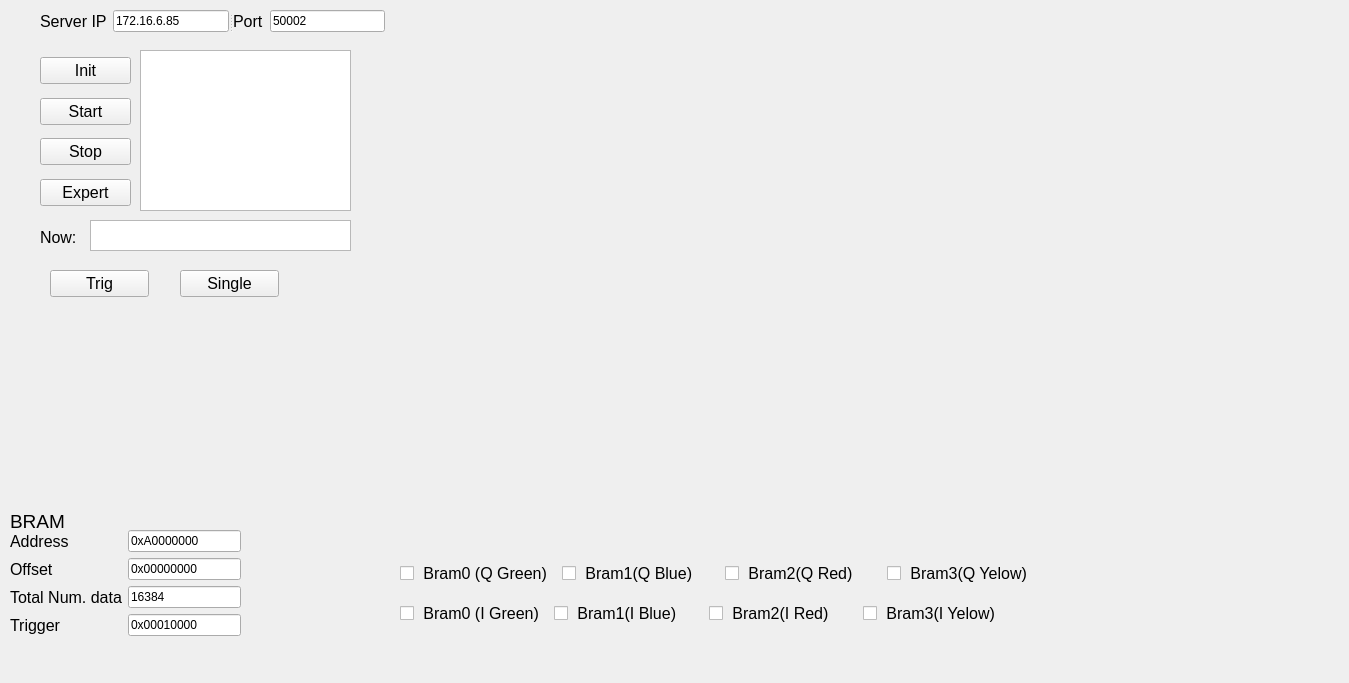
<?xml version="1.0" encoding="UTF-8"?>
<ui version="4.0">
 <class>MainWindow</class>
 <widget class="QMainWindow" name="MainWindow">
  <property name="geometry">
   <rect>
    <x>0</x>
    <y>0</y>
    <width>1349</width>
    <height>683</height>
   </rect>
  </property>
  <property name="windowTitle">
   <string>MainWindow</string>
  </property>
  <widget class="QWidget" name="centralwidget">
   <widget class="QPushButton" name="button_plot">
    <property name="geometry">
     <rect>
      <x>180</x>
      <y>270</y>
      <width>99</width>
      <height>27</height>
     </rect>
    </property>
    <property name="font">
     <font>
      <pointsize>12</pointsize>
     </font>
    </property>
    <property name="text">
     <string>Single</string>
    </property>
   </widget>
   <widget class="QWidget" name="verticalLayoutWidget_2">
    <property name="geometry">
     <rect>
      <x>40</x>
      <y>50</y>
      <width>91</width>
      <height>156</height>
     </rect>
    </property>
    <layout class="QVBoxLayout" name="verticalLayout_2">
     <item>
      <spacer name="verticalSpacer_4">
       <property name="orientation">
        <enum>Qt::Vertical</enum>
       </property>
       <property name="sizeHint" stdset="0">
        <size>
         <width>20</width>
         <height>40</height>
        </size>
       </property>
      </spacer>
     </item>
     <item>
      <widget class="QPushButton" name="button_init">
       <property name="font">
        <font>
         <pointsize>12</pointsize>
        </font>
       </property>
       <property name="text">
        <string>Init</string>
       </property>
      </widget>
     </item>
     <item>
      <spacer name="verticalSpacer_2">
       <property name="orientation">
        <enum>Qt::Vertical</enum>
       </property>
       <property name="sizeHint" stdset="0">
        <size>
         <width>20</width>
         <height>40</height>
        </size>
       </property>
      </spacer>
     </item>
     <item>
      <widget class="QPushButton" name="button_start">
       <property name="font">
        <font>
         <pointsize>12</pointsize>
        </font>
       </property>
       <property name="text">
        <string>Start</string>
       </property>
      </widget>
     </item>
     <item>
      <spacer name="verticalSpacer">
       <property name="orientation">
        <enum>Qt::Vertical</enum>
       </property>
       <property name="sizeHint" stdset="0">
        <size>
         <width>20</width>
         <height>40</height>
        </size>
       </property>
      </spacer>
     </item>
     <item>
      <widget class="QPushButton" name="button_stop">
       <property name="font">
        <font>
         <pointsize>12</pointsize>
        </font>
       </property>
       <property name="text">
        <string>Stop</string>
       </property>
      </widget>
     </item>
     <item>
      <spacer name="verticalSpacer_3">
       <property name="orientation">
        <enum>Qt::Vertical</enum>
       </property>
       <property name="sizeHint" stdset="0">
        <size>
         <width>20</width>
         <height>40</height>
        </size>
       </property>
      </spacer>
     </item>
     <item>
      <widget class="QPushButton" name="button_expert">
       <property name="font">
        <font>
         <pointsize>12</pointsize>
        </font>
       </property>
       <property name="text">
        <string>Expert</string>
       </property>
      </widget>
     </item>
    </layout>
   </widget>
   <widget class="QLabel" name="label_6">
    <property name="geometry">
     <rect>
      <x>10</x>
      <y>510</y>
      <width>61</width>
      <height>22</height>
     </rect>
    </property>
    <property name="font">
     <font>
      <pointsize>14</pointsize>
     </font>
    </property>
    <property name="text">
     <string>BRAM</string>
    </property>
   </widget>
   <widget class="QWidget" name="formLayoutWidget">
    <property name="geometry">
     <rect>
      <x>10</x>
      <y>530</y>
      <width>231</width>
      <height>128</height>
     </rect>
    </property>
    <layout class="QFormLayout" name="formLayout">
     <item row="0" column="1">
      <widget class="QLineEdit" name="bram0_addr">
       <property name="text">
        <string>0xA0000000</string>
       </property>
      </widget>
     </item>
     <item row="1" column="0">
      <widget class="QLabel" name="label_4">
       <property name="font">
        <font>
         <pointsize>12</pointsize>
        </font>
       </property>
       <property name="text">
        <string>Offset</string>
       </property>
       <property name="margin">
        <number>0</number>
       </property>
      </widget>
     </item>
     <item row="1" column="1">
      <widget class="QLineEdit" name="bram0_offset">
       <property name="text">
        <string>0x00000000</string>
       </property>
      </widget>
     </item>
     <item row="2" column="0">
      <widget class="QLabel" name="label_10">
       <property name="font">
        <font>
         <pointsize>12</pointsize>
        </font>
       </property>
       <property name="text">
        <string>Total Num. data</string>
       </property>
       <property name="margin">
        <number>0</number>
       </property>
      </widget>
     </item>
     <item row="2" column="1">
      <widget class="QLineEdit" name="bram0_num_data">
       <property name="text">
        <string>16384</string>
       </property>
      </widget>
     </item>
     <item row="0" column="0">
      <widget class="QLabel" name="label_11">
       <property name="font">
        <font>
         <pointsize>12</pointsize>
        </font>
       </property>
       <property name="text">
        <string>Address</string>
       </property>
      </widget>
     </item>
     <item row="3" column="0">
      <widget class="QLabel" name="label_12">
       <property name="font">
        <font>
         <pointsize>12</pointsize>
        </font>
       </property>
       <property name="text">
        <string>Trigger</string>
       </property>
      </widget>
     </item>
     <item row="3" column="1">
      <widget class="QLineEdit" name="offset_trig">
       <property name="text">
        <string>0x00010000</string>
       </property>
      </widget>
     </item>
    </layout>
   </widget>
   <widget class="QTextBrowser" name="msgbox">
    <property name="geometry">
     <rect>
      <x>140</x>
      <y>50</y>
      <width>211</width>
      <height>161</height>
     </rect>
    </property>
    <property name="font">
     <font>
      <pointsize>14</pointsize>
     </font>
    </property>
   </widget>
   <widget class="QSplitter" name="splitter">
    <property name="geometry">
     <rect>
      <x>40</x>
      <y>10</y>
      <width>345</width>
      <height>24</height>
     </rect>
    </property>
    <property name="orientation">
     <enum>Qt::Horizontal</enum>
    </property>
    <widget class="QWidget" name="formLayoutWidget_2">
     <layout class="QFormLayout" name="formLayout_2">
      <item row="0" column="0">
       <widget class="QLabel" name="label">
        <property name="font">
         <font>
          <pointsize>12</pointsize>
         </font>
        </property>
        <property name="text">
         <string>Server IP</string>
        </property>
       </widget>
      </item>
      <item row="0" column="1">
       <widget class="QLineEdit" name="server_ip">
        <property name="text">
         <string>172.16.6.85</string>
        </property>
       </widget>
      </item>
     </layout>
    </widget>
    <widget class="QWidget" name="formLayoutWidget_3">
     <layout class="QFormLayout" name="formLayout_4">
      <item row="0" column="0">
       <widget class="QLabel" name="label_7">
        <property name="font">
         <font>
          <pointsize>12</pointsize>
         </font>
        </property>
        <property name="text">
         <string>Port</string>
        </property>
       </widget>
      </item>
      <item row="0" column="1">
       <widget class="QLineEdit" name="server_port">
        <property name="text">
         <string>50002</string>
        </property>
       </widget>
      </item>
     </layout>
    </widget>
   </widget>
   <widget class="CustomWidget" name="rtplot" native="true">
    <property name="geometry">
     <rect>
      <x>400</x>
      <y>10</y>
      <width>941</width>
      <height>531</height>
     </rect>
    </property>
    <zorder>bram2_2</zorder>
   </widget>
   <widget class="QPushButton" name="button_trig">
    <property name="geometry">
     <rect>
      <x>50</x>
      <y>270</y>
      <width>99</width>
      <height>27</height>
     </rect>
    </property>
    <property name="font">
     <font>
      <pointsize>12</pointsize>
     </font>
    </property>
    <property name="text">
     <string>Trig</string>
    </property>
   </widget>
   <widget class="QWidget" name="layoutWidget">
    <property name="geometry">
     <rect>
      <x>400</x>
      <y>560</y>
      <width>643</width>
      <height>27</height>
     </rect>
    </property>
    <layout class="QHBoxLayout" name="horizontalLayout">
     <item>
      <widget class="QCheckBox" name="bram0">
       <property name="font">
        <font>
         <pointsize>12</pointsize>
        </font>
       </property>
       <property name="text">
        <string> Bram0 (Q Green)</string>
       </property>
      </widget>
     </item>
     <item>
      <widget class="QCheckBox" name="bram1">
       <property name="font">
        <font>
         <pointsize>12</pointsize>
        </font>
       </property>
       <property name="text">
        <string> Bram1(Q Blue)</string>
       </property>
      </widget>
     </item>
     <item>
      <widget class="QCheckBox" name="bram2">
       <property name="font">
        <font>
         <pointsize>12</pointsize>
        </font>
       </property>
       <property name="text">
        <string> Bram2(Q Red)</string>
       </property>
      </widget>
     </item>
     <item>
      <widget class="QCheckBox" name="bram3">
       <property name="font">
        <font>
         <pointsize>12</pointsize>
        </font>
       </property>
       <property name="text">
        <string> Bram3(Q Yelow)</string>
       </property>
      </widget>
     </item>
    </layout>
   </widget>
   <widget class="QTextEdit" name="current_dt">
    <property name="geometry">
     <rect>
      <x>90</x>
      <y>220</y>
      <width>261</width>
      <height>31</height>
     </rect>
    </property>
   </widget>
   <widget class="QLabel" name="label_2">
    <property name="geometry">
     <rect>
      <x>40</x>
      <y>230</y>
      <width>59</width>
      <height>14</height>
     </rect>
    </property>
    <property name="font">
     <font>
      <pointsize>12</pointsize>
     </font>
    </property>
    <property name="text">
     <string>Now:</string>
    </property>
   </widget>
   <widget class="QWidget" name="layoutWidget_2">
    <property name="geometry">
     <rect>
      <x>400</x>
      <y>600</y>
      <width>611</width>
      <height>27</height>
     </rect>
    </property>
    <layout class="QHBoxLayout" name="horizontalLayout_2">
     <item>
      <widget class="QCheckBox" name="bram0_2">
       <property name="font">
        <font>
         <pointsize>12</pointsize>
        </font>
       </property>
       <property name="text">
        <string> Bram0 (I Green)</string>
       </property>
      </widget>
     </item>
     <item>
      <widget class="QCheckBox" name="bram1_2">
       <property name="font">
        <font>
         <pointsize>12</pointsize>
        </font>
       </property>
       <property name="text">
        <string> Bram1(I Blue)</string>
       </property>
      </widget>
     </item>
     <item>
      <widget class="QCheckBox" name="bram2_2">
       <property name="font">
        <font>
         <pointsize>12</pointsize>
        </font>
       </property>
       <property name="text">
        <string> Bram2(I Red)</string>
       </property>
      </widget>
     </item>
     <item>
      <widget class="QCheckBox" name="bram3_2">
       <property name="font">
        <font>
         <pointsize>12</pointsize>
        </font>
       </property>
       <property name="text">
        <string> Bram3(I Yelow)</string>
       </property>
      </widget>
     </item>
    </layout>
   </widget>
   <zorder>layoutWidget</zorder>
   <zorder>button_plot</zorder>
   <zorder>verticalLayoutWidget_2</zorder>
   <zorder>label_6</zorder>
   <zorder>formLayoutWidget</zorder>
   <zorder>msgbox</zorder>
   <zorder>splitter</zorder>
   <zorder>rtplot</zorder>
   <zorder>button_trig</zorder>
   <zorder>current_dt</zorder>
   <zorder>label_2</zorder>
   <zorder>layoutWidget_2</zorder>
  </widget>
  <widget class="QMenuBar" name="menubar">
   <property name="geometry">
    <rect>
     <x>0</x>
     <y>0</y>
     <width>1349</width>
     <height>19</height>
    </rect>
   </property>
  </widget>
 </widget>
 <customwidgets>
  <customwidget>
   <class>CustomWidget</class>
   <extends>QWidget</extends>
   <header location="global">Plotter.h</header>
   <container>1</container>
  </customwidget>
 </customwidgets>
 <resources/>
 <connections>
  <connection>
   <sender>button_stop</sender>
   <signal>clicked()</signal>
   <receiver>button_plot</receiver>
   <slot>hide()</slot>
   <hints>
    <hint type="sourcelabel">
     <x>106</x>
     <y>189</y>
    </hint>
    <hint type="destinationlabel">
     <x>1093</x>
     <y>325</y>
    </hint>
   </hints>
  </connection>
  <connection>
   <sender>button_init</sender>
   <signal>clicked()</signal>
   <receiver>button_start</receiver>
   <slot>show()</slot>
   <hints>
    <hint type="sourcelabel">
     <x>109</x>
     <y>109</y>
    </hint>
    <hint type="destinationlabel">
     <x>109</x>
     <y>149</y>
    </hint>
   </hints>
  </connection>
  <connection>
   <sender>button_expert</sender>
   <signal>clicked()</signal>
   <receiver>bram0_addr</receiver>
   <slot>show()</slot>
   <hints>
    <hint type="sourcelabel">
     <x>129</x>
     <y>229</y>
    </hint>
    <hint type="destinationlabel">
     <x>379</x>
     <y>222</y>
    </hint>
   </hints>
  </connection>
  <connection>
   <sender>button_expert</sender>
   <signal>clicked()</signal>
   <receiver>bram0_offset</receiver>
   <slot>show()</slot>
   <hints>
    <hint type="sourcelabel">
     <x>129</x>
     <y>229</y>
    </hint>
    <hint type="destinationlabel">
     <x>379</x>
     <y>255</y>
    </hint>
   </hints>
  </connection>
  <connection>
   <sender>button_expert</sender>
   <signal>clicked()</signal>
   <receiver>bram0_num_data</receiver>
   <slot>show()</slot>
   <hints>
    <hint type="sourcelabel">
     <x>129</x>
     <y>229</y>
    </hint>
    <hint type="destinationlabel">
     <x>379</x>
     <y>288</y>
    </hint>
   </hints>
  </connection>
  <connection>
   <sender>button_expert</sender>
   <signal>clicked()</signal>
   <receiver>offset_trig</receiver>
   <slot>show()</slot>
   <hints>
    <hint type="sourcelabel">
     <x>129</x>
     <y>229</y>
    </hint>
    <hint type="destinationlabel">
     <x>379</x>
     <y>321</y>
    </hint>
   </hints>
  </connection>
  <connection>
   <sender>button_expert</sender>
   <signal>clicked()</signal>
   <receiver>button_trig</receiver>
   <slot>show()</slot>
   <hints>
    <hint type="sourcelabel">
     <x>95</x>
     <y>213</y>
    </hint>
    <hint type="destinationlabel">
     <x>1018</x>
     <y>331</y>
    </hint>
   </hints>
  </connection>
  <connection>
   <sender>button_expert</sender>
   <signal>clicked()</signal>
   <receiver>button_plot</receiver>
   <slot>show()</slot>
   <hints>
    <hint type="sourcelabel">
     <x>76</x>
     <y>217</y>
    </hint>
    <hint type="destinationlabel">
     <x>1141</x>
     <y>345</y>
    </hint>
   </hints>
  </connection>
  <connection>
   <sender>button_stop</sender>
   <signal>clicked()</signal>
   <receiver>button_trig</receiver>
   <slot>hide()</slot>
   <hints>
    <hint type="sourcelabel">
     <x>123</x>
     <y>175</y>
    </hint>
    <hint type="destinationlabel">
     <x>1002</x>
     <y>327</y>
    </hint>
   </hints>
  </connection>
 </connections>
</ui>
